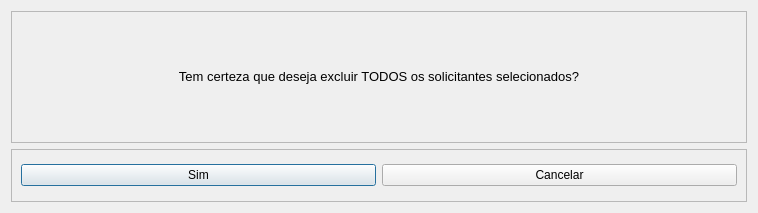
<?xml version="1.0" encoding="UTF-8"?>
<ui version="4.0">
 <class>Dialog</class>
 <widget class="QDialog" name="Dialog">
  <property name="geometry">
   <rect>
    <x>0</x>
    <y>0</y>
    <width>758</width>
    <height>213</height>
   </rect>
  </property>
  <property name="windowTitle">
   <string>Dialog</string>
  </property>
  <layout class="QVBoxLayout" name="verticalLayout">
   <item>
    <widget class="QFrame" name="frame">
     <property name="minimumSize">
      <size>
       <width>459</width>
       <height>132</height>
      </size>
     </property>
     <property name="frameShape">
      <enum>QFrame::StyledPanel</enum>
     </property>
     <property name="frameShadow">
      <enum>QFrame::Raised</enum>
     </property>
     <layout class="QHBoxLayout" name="horizontalLayout">
      <item>
       <widget class="QLabel" name="label">
        <property name="text">
         <string>&lt;html&gt;&lt;head/&gt;&lt;body&gt;&lt;p align=&quot;center&quot;&gt;&lt;span style=&quot; font-size:10pt;&quot;&gt;Tem certeza que deseja excluir TODOS os solicitantes selecionados?&lt;/span&gt;&lt;/p&gt;&lt;/body&gt;&lt;/html&gt;</string>
        </property>
       </widget>
      </item>
     </layout>
    </widget>
   </item>
   <item>
    <widget class="QFrame" name="frame_2">
     <property name="frameShape">
      <enum>QFrame::StyledPanel</enum>
     </property>
     <property name="frameShadow">
      <enum>QFrame::Raised</enum>
     </property>
     <layout class="QHBoxLayout" name="horizontalLayout_2">
      <item>
       <widget class="QPushButton" name="confirm_button">
        <property name="text">
         <string>Sim</string>
        </property>
       </widget>
      </item>
      <item>
       <widget class="QPushButton" name="cancel_button">
        <property name="text">
         <string>Cancelar</string>
        </property>
       </widget>
      </item>
     </layout>
    </widget>
   </item>
  </layout>
 </widget>
 <resources/>
 <connections/>
</ui>
